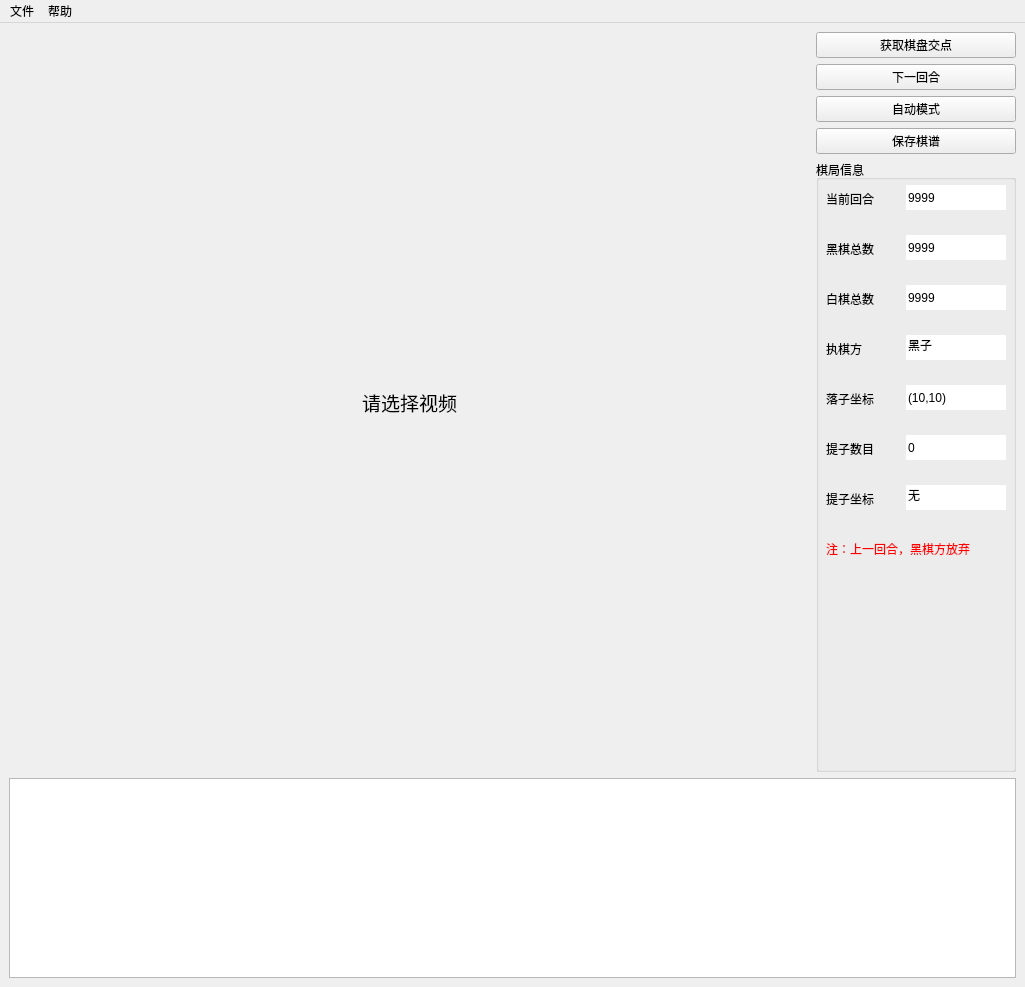
<?xml version="1.0" encoding="UTF-8"?>
<ui version="4.0">
 <class>main_window</class>
 <widget class="QMainWindow" name="main_window">
  <property name="geometry">
   <rect>
    <x>0</x>
    <y>0</y>
    <width>1025</width>
    <height>987</height>
   </rect>
  </property>
  <property name="windowTitle">
   <string>围棋进程分析程序</string>
  </property>
  <widget class="QWidget" name="central_widget">
   <property name="sizePolicy">
    <sizepolicy hsizetype="Expanding" vsizetype="Expanding">
     <horstretch>0</horstretch>
     <verstretch>0</verstretch>
    </sizepolicy>
   </property>
   <layout class="QVBoxLayout" name="vertical_layout">
    <item>
     <layout class="QHBoxLayout" name="horizontal_layout">
      <item>
       <widget class="QLabel" name="label_video">
        <property name="sizePolicy">
         <sizepolicy hsizetype="Expanding" vsizetype="Expanding">
          <horstretch>0</horstretch>
          <verstretch>0</verstretch>
         </sizepolicy>
        </property>
        <property name="minimumSize">
         <size>
          <width>600</width>
          <height>600</height>
         </size>
        </property>
        <property name="font">
         <font>
          <pointsize>14</pointsize>
         </font>
        </property>
        <property name="mouseTracking">
         <bool>false</bool>
        </property>
        <property name="text">
         <string>请选择视频</string>
        </property>
        <property name="alignment">
         <set>Qt::AlignCenter</set>
        </property>
       </widget>
      </item>
      <item>
       <layout class="QVBoxLayout" name="vertical_layout_2">
        <item>
         <widget class="QPushButton" name="btn_cross">
          <property name="text">
           <string>获取棋盘交点</string>
          </property>
          <property name="autoDefault">
           <bool>false</bool>
          </property>
          <property name="default">
           <bool>false</bool>
          </property>
          <property name="flat">
           <bool>false</bool>
          </property>
         </widget>
        </item>
        <item>
         <widget class="QPushButton" name="btn_next">
          <property name="text">
           <string>下一回合</string>
          </property>
         </widget>
        </item>
        <item>
         <widget class="QPushButton" name="btn_auto">
          <property name="text">
           <string>自动模式</string>
          </property>
          <property name="checkable">
           <bool>true</bool>
          </property>
          <property name="checked">
           <bool>false</bool>
          </property>
          <property name="autoRepeat">
           <bool>false</bool>
          </property>
         </widget>
        </item>
        <item>
         <widget class="QPushButton" name="btn_sgf">
          <property name="text">
           <string>保存棋谱</string>
          </property>
         </widget>
        </item>
        <item>
         <widget class="QGroupBox" name="group_box">
          <property name="minimumSize">
           <size>
            <width>200</width>
            <height>0</height>
           </size>
          </property>
          <property name="title">
           <string>棋局信息</string>
          </property>
          <widget class="QLabel" name="label">
           <property name="geometry">
            <rect>
             <x>10</x>
             <y>30</y>
             <width>81</width>
             <height>18</height>
            </rect>
           </property>
           <property name="text">
            <string>当前回合</string>
           </property>
          </widget>
          <widget class="QLineEdit" name="edit_round">
           <property name="geometry">
            <rect>
             <x>90</x>
             <y>25</y>
             <width>100</width>
             <height>25</height>
            </rect>
           </property>
           <property name="text">
            <string>9999</string>
           </property>
           <property name="frame">
            <bool>false</bool>
           </property>
           <property name="readOnly">
            <bool>true</bool>
           </property>
          </widget>
          <widget class="QLineEdit" name="edit_black">
           <property name="geometry">
            <rect>
             <x>90</x>
             <y>75</y>
             <width>100</width>
             <height>25</height>
            </rect>
           </property>
           <property name="text">
            <string>9999</string>
           </property>
           <property name="frame">
            <bool>false</bool>
           </property>
           <property name="readOnly">
            <bool>true</bool>
           </property>
          </widget>
          <widget class="QLabel" name="label_2">
           <property name="geometry">
            <rect>
             <x>10</x>
             <y>80</y>
             <width>81</width>
             <height>18</height>
            </rect>
           </property>
           <property name="text">
            <string>黑棋总数</string>
           </property>
          </widget>
          <widget class="QLineEdit" name="edit_white">
           <property name="geometry">
            <rect>
             <x>90</x>
             <y>125</y>
             <width>100</width>
             <height>25</height>
            </rect>
           </property>
           <property name="text">
            <string>9999</string>
           </property>
           <property name="frame">
            <bool>false</bool>
           </property>
           <property name="readOnly">
            <bool>true</bool>
           </property>
          </widget>
          <widget class="QLabel" name="label_3">
           <property name="geometry">
            <rect>
             <x>10</x>
             <y>130</y>
             <width>81</width>
             <height>18</height>
            </rect>
           </property>
           <property name="text">
            <string>白棋总数</string>
           </property>
          </widget>
          <widget class="QLineEdit" name="edit_who">
           <property name="geometry">
            <rect>
             <x>90</x>
             <y>175</y>
             <width>100</width>
             <height>25</height>
            </rect>
           </property>
           <property name="text">
            <string>黑子</string>
           </property>
           <property name="frame">
            <bool>false</bool>
           </property>
           <property name="readOnly">
            <bool>true</bool>
           </property>
          </widget>
          <widget class="QLabel" name="label_4">
           <property name="geometry">
            <rect>
             <x>10</x>
             <y>180</y>
             <width>81</width>
             <height>18</height>
            </rect>
           </property>
           <property name="text">
            <string>执棋方</string>
           </property>
          </widget>
          <widget class="QLineEdit" name="edit_where">
           <property name="geometry">
            <rect>
             <x>90</x>
             <y>225</y>
             <width>100</width>
             <height>25</height>
            </rect>
           </property>
           <property name="text">
            <string>(10,10)</string>
           </property>
           <property name="frame">
            <bool>false</bool>
           </property>
           <property name="readOnly">
            <bool>true</bool>
           </property>
          </widget>
          <widget class="QLabel" name="label_5">
           <property name="geometry">
            <rect>
             <x>10</x>
             <y>230</y>
             <width>81</width>
             <height>18</height>
            </rect>
           </property>
           <property name="text">
            <string>落子坐标</string>
           </property>
          </widget>
          <widget class="QLineEdit" name="edit_take_no">
           <property name="geometry">
            <rect>
             <x>90</x>
             <y>275</y>
             <width>100</width>
             <height>25</height>
            </rect>
           </property>
           <property name="text">
            <string>0</string>
           </property>
           <property name="maxLength">
            <number>32766</number>
           </property>
           <property name="frame">
            <bool>false</bool>
           </property>
           <property name="readOnly">
            <bool>true</bool>
           </property>
          </widget>
          <widget class="QLabel" name="label_6">
           <property name="geometry">
            <rect>
             <x>10</x>
             <y>280</y>
             <width>81</width>
             <height>18</height>
            </rect>
           </property>
           <property name="text">
            <string>提子数目</string>
           </property>
          </widget>
          <widget class="QLineEdit" name="edit_take_where">
           <property name="geometry">
            <rect>
             <x>90</x>
             <y>325</y>
             <width>100</width>
             <height>25</height>
            </rect>
           </property>
           <property name="text">
            <string>无</string>
           </property>
           <property name="frame">
            <bool>false</bool>
           </property>
           <property name="readOnly">
            <bool>true</bool>
           </property>
          </widget>
          <widget class="QLabel" name="label_7">
           <property name="geometry">
            <rect>
             <x>10</x>
             <y>330</y>
             <width>81</width>
             <height>18</height>
            </rect>
           </property>
           <property name="text">
            <string>提子坐标</string>
           </property>
          </widget>
          <widget class="QLabel" name="label_info">
           <property name="enabled">
            <bool>true</bool>
           </property>
           <property name="geometry">
            <rect>
             <x>10</x>
             <y>380</y>
             <width>181</width>
             <height>81</height>
            </rect>
           </property>
           <property name="frameShape">
            <enum>QFrame::NoFrame</enum>
           </property>
           <property name="frameShadow">
            <enum>QFrame::Plain</enum>
           </property>
           <property name="text">
            <string>&lt;html&gt;&lt;head/&gt;&lt;body&gt;&lt;p&gt;&lt;span style=&quot; color:#ff0000;&quot;&gt;注：上一回合，黑棋方放弃&lt;/span&gt;&lt;/p&gt;&lt;/body&gt;&lt;/html&gt;</string>
           </property>
           <property name="textFormat">
            <enum>Qt::AutoText</enum>
           </property>
           <property name="scaledContents">
            <bool>false</bool>
           </property>
           <property name="alignment">
            <set>Qt::AlignLeading|Qt::AlignLeft|Qt::AlignTop</set>
           </property>
           <property name="wordWrap">
            <bool>true</bool>
           </property>
          </widget>
         </widget>
        </item>
       </layout>
      </item>
     </layout>
    </item>
    <item>
     <widget class="QListWidget" name="list_widget_log">
      <property name="sizePolicy">
       <sizepolicy hsizetype="Expanding" vsizetype="Preferred">
        <horstretch>0</horstretch>
        <verstretch>0</verstretch>
       </sizepolicy>
      </property>
      <property name="minimumSize">
       <size>
        <width>0</width>
        <height>200</height>
       </size>
      </property>
     </widget>
    </item>
   </layout>
  </widget>
  <widget class="QMenuBar" name="menubar">
   <property name="geometry">
    <rect>
     <x>0</x>
     <y>0</y>
     <width>1025</width>
     <height>30</height>
    </rect>
   </property>
   <widget class="QMenu" name="menu_file">
    <property name="title">
     <string>文件</string>
    </property>
    <addaction name="action_open"/>
    <addaction name="action_exit"/>
   </widget>
   <widget class="QMenu" name="menu_help">
    <property name="title">
     <string>帮助</string>
    </property>
    <addaction name="action_about"/>
   </widget>
   <addaction name="menu_file"/>
   <addaction name="menu_help"/>
  </widget>
  <action name="action_open">
   <property name="enabled">
    <bool>true</bool>
   </property>
   <property name="text">
    <string>打开</string>
   </property>
  </action>
  <action name="action_exit">
   <property name="text">
    <string>退出</string>
   </property>
  </action>
  <action name="action_about">
   <property name="text">
    <string>关于</string>
   </property>
  </action>
 </widget>
 <resources/>
 <connections>
  <connection>
   <sender>action_exit</sender>
   <signal>triggered()</signal>
   <receiver>main_window</receiver>
   <slot>close()</slot>
   <hints>
    <hint type="sourcelabel">
     <x>-1</x>
     <y>-1</y>
    </hint>
    <hint type="destinationlabel">
     <x>531</x>
     <y>510</y>
    </hint>
   </hints>
  </connection>
  <connection>
   <sender>btn_cross</sender>
   <signal>clicked()</signal>
   <receiver>main_window</receiver>
   <slot>on_btn_cross_click()</slot>
   <hints>
    <hint type="sourcelabel">
     <x>987</x>
     <y>213</y>
    </hint>
    <hint type="destinationlabel">
     <x>978</x>
     <y>284</y>
    </hint>
   </hints>
  </connection>
  <connection>
   <sender>action_open</sender>
   <signal>triggered()</signal>
   <receiver>main_window</receiver>
   <slot>on_action_open_click()</slot>
   <hints>
    <hint type="sourcelabel">
     <x>-1</x>
     <y>-1</y>
    </hint>
    <hint type="destinationlabel">
     <x>531</x>
     <y>510</y>
    </hint>
   </hints>
  </connection>
  <connection>
   <sender>action_about</sender>
   <signal>triggered()</signal>
   <receiver>main_window</receiver>
   <slot>on_action_about_click()</slot>
   <hints>
    <hint type="sourcelabel">
     <x>-1</x>
     <y>-1</y>
    </hint>
    <hint type="destinationlabel">
     <x>531</x>
     <y>510</y>
    </hint>
   </hints>
  </connection>
  <connection>
   <sender>btn_next</sender>
   <signal>clicked()</signal>
   <receiver>main_window</receiver>
   <slot>on_btn_next_click()</slot>
   <hints>
    <hint type="sourcelabel">
     <x>989</x>
     <y>420</y>
    </hint>
    <hint type="destinationlabel">
     <x>531</x>
     <y>510</y>
    </hint>
   </hints>
  </connection>
  <connection>
   <sender>btn_auto</sender>
   <signal>clicked()</signal>
   <receiver>main_window</receiver>
   <slot>on_btn_auto_click()</slot>
   <hints>
    <hint type="sourcelabel">
     <x>909</x>
     <y>147</y>
    </hint>
    <hint type="destinationlabel">
     <x>512</x>
     <y>493</y>
    </hint>
   </hints>
  </connection>
  <connection>
   <sender>btn_sgf</sender>
   <signal>clicked()</signal>
   <receiver>main_window</receiver>
   <slot>on_btn_sgf_click()</slot>
   <hints>
    <hint type="sourcelabel">
     <x>909</x>
     <y>190</y>
    </hint>
    <hint type="destinationlabel">
     <x>512</x>
     <y>493</y>
    </hint>
   </hints>
  </connection>
 </connections>
 <slots>
  <slot>on_btn_cross_click()</slot>
  <slot>on_action_open_click()</slot>
  <slot>on_action_about_click()</slot>
  <slot>on_btn_next_click()</slot>
  <slot>on_btn_auto_click()</slot>
  <slot>on_btn_sgf_click()</slot>
 </slots>
</ui>
